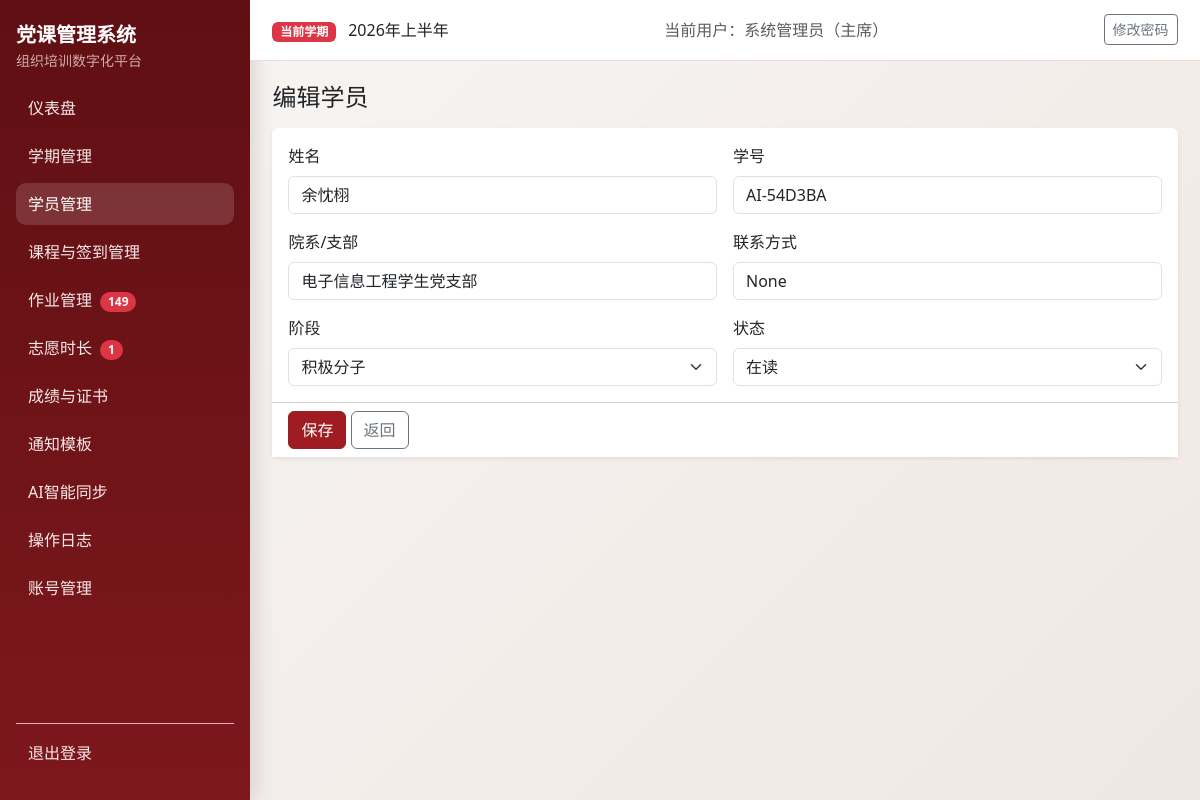
The page /students/4/edit (signed in) on the database its author committed.
### models.py (models this page shows, shortened)
class Semester(db.Model):
    __tablename__ = "semesters"
    id = db.Column(db.Integer, primary_key=True)
    name = db.Column(db.String(100), nullable=False)
    period_code = db.Column(db.String(20), nullable=True)
    period_positive = db.Column(db.String(20), nullable=True)
    period_development = db.Column(db.String(20), nullable=True)
    period_probationary = db.Column(db.String(20), nullable=True)
    year = db.Column(db.Integer, nullable=False)
    status = db.Column(db.String(20), nullable=False, default="active")
    exam_weight = db.Column(db.Integer, nullable=False, default=40)
    attendance_weight = db.Column(db.Integer, nullable=False, default=30)
    assignment_weight = db.Column(db.Integer, nullable=False, default=20)
    volunteer_weight = db.Column(db.Integer, nullable=False, default=10)
    pass_threshold = db.Column(db.Float, nullable=False, default=60.0)
    volunteer_target_hours = db.Column(db.Float, nullable=False, default=0.0)
    min_attendance_sessions = db.Column(db.Integer, nullable=False, default=2)
    created_at = db.Column(db.DateTime, default=datetime.utcnow, nullable=False)
    students = db.relationship("Student", back_populates="semester", cascade="all, delete-orphan")
    course_sessions = db.relationship("CourseSession", back_populates="semester", cascade="all, delete-orphan")
    assignments = db.relationship("Assignment", back_populates="semester", cascade="all, delete-orphan")
    volunteer_records = db.relationship(
        "VolunteerRecord", back_populates="semester", cascade="all, delete-orphan"
    )
    exam_records = db.relationship("ExamRecord", back_populates="semester", cascade="all, delete-orphan")
    final_scores = db.relationship("FinalScore", back_populates="semester", cascade="all, delete-orphan")

class User(UserMixin, db.Model):
    __tablename__ = "users"
    id = db.Column(db.Integer, primary_key=True)
    username = db.Column(db.String(80), unique=True, nullable=False, index=True)
    password_hash = db.Column(db.String(255), nullable=False)
    role = db.Column(db.String(20), nullable=False, default="staff")
    real_name = db.Column(db.String(80), nullable=True)
    created_at = db.Column(db.DateTime, default=datetime.utcnow, nullable=False)

class Student(db.Model):
    __tablename__ = "students"
    __table_args__ = (
        db.UniqueConstraint("semester_id", "student_id", "stage", name="uq_student_semester_student_stage"),
    )
    id = db.Column(db.Integer, primary_key=True)
    semester_id = db.Column(db.Integer, db.ForeignKey("semesters.id"), nullable=False, index=True)
    name = db.Column(db.String(80), nullable=False)
    student_id = db.Column(db.String(50), nullable=False)
    department = db.Column(db.String(120), nullable=True)
    stage = db.Column(db.String(20), nullable=False)
    contact = db.Column(db.String(120), nullable=True)
    group_number = db.Column(db.Integer, nullable=True)
    is_group_leader = db.Column(db.Boolean, nullable=False, default=False)
    status = db.Column(db.String(20), nullable=False, default="在读")
    disqualified_reason = db.Column(db.String(255), nullable=True)
    semester = db.relationship("Semester", back_populates="students")
    attendances = db.relationship("Attendance", back_populates="student", cascade="all, delete-orphan")
    assignments = db.relationship("Assignment", back_populates="student", cascade="all, delete-orphan")
    volunteer_records = db.relationship(
        "VolunteerRecord", back_populates="student", cascade="all, delete-orphan"
    )
    exam_records = db.relationship("ExamRecord", back_populates="student", cascade="all, delete-orphan")
    final_scores = db.relationship("FinalScore", back_populates="student", cascade="all, delete-orphan")

### blueprints/students.py (the view, shortened to what this page needs)
@students_bp.route("/<int:student_id>/edit", methods=["GET", "POST"])
@login_required
def edit_student(student_id: int):
	student = db.session.get(Student, student_id)
	if not student:
		flash("学员不存在。", "danger")
		return redirect(url_for("students_bp.list_students"))
	return render_template("students/form.html", student=student)

### authz.py (called while the page is built)
def normalize_role(role: str | None) -> str:
    value = (role or "staff").strip().lower()
    if value not in ROLE_LABELS:
        return "staff"
    return value

def role_label(role: str | None) -> str:
    return ROLE_LABELS.get(normalize_role(role), "干事")

def can_view_logs(role: str | None) -> bool:
    return normalize_role(role) in {"admin", "minister"}

def can_manage_accounts(role: str | None) -> bool:
    return normalize_role(role) == "admin"

def can_edit_notification_templates(role: str | None) -> bool:
    return normalize_role(role) in {"admin", "minister"}

### templates/students/form.html (shortened to what this page needs)
{% extends "base.html" %}
{% block content %}
<h1 class="h4 mb-3">{{ '编辑学员' if student else '新增学员' }}</h1>
<form method="post" class="card border-0 shadow-sm">
  <div class="card-body row g-3">
    <div class="col-md-6"><label class="form-label">姓名</label><input class="form-control" name="name" required maxlength="80" value="{{ student.name if student else '' }}"></div>
    <div class="col-md-6"><label class="form-label">学号</label><input class="form-control" name="student_id" required maxlength="50" value="{{ student.student_id if student else '' }}"></div>
    <div class="col-md-6"><label class="form-label">院系/支部</label><input class="form-control" name="department" value="{{ student.department if student else '' }}"></div>
    <div class="col-md-6"><label class="form-label">联系方式</label><input class="form-control" name="contact" maxlength="120" value="{{ student.contact if student else '' }}"></div>
    <div class="col-md-6">
      <label class="form-label">阶段</label>
      <select class="form-select" name="stage">
        {% for item in ['积极分子','发展对象','预备党员'] %}
          <option value="{{ item }}" {% if student and student.stage == item %}selected{% endif %}>{{ item }}</option>
        {% endfor %}
      </select>
    </div>
    {% if student %}
    <div class="col-md-6">
      <label class="form-label">状态</label>
      <select class="form-select" name="status">
        {% for st in ['在读','通过','未通过','取消资格'] %}
          <option value="{{ st }}" {% if student.status == st %}selected{% endif %}>{{ st }}</option>
        {% endfor %}
      </select>
    </div>
    {% endif %}
  </div>
  <div class="card-footer bg-white">
    <button class="btn btn-primary">保存</button>
    <a class="btn btn-outline-secondary" href="{{ url_for('students_bp.list_students') }}">返回</a>
  </div>
</form>
{% endblock %}

### templates/base.html (shortened to what this page needs)
<!doctype html>
<html lang="zh-CN">
<head>
  <link href="https://cdn.jsdelivr.net/npm/bootstrap@5.3.3/dist/css/bootstrap.min.css" rel="stylesheet">
</head>
<body>
  {% if current_user.is_authenticated %}
  {% set endpoint = request.endpoint or '' %}
  {% set bp = request.blueprint or '' %}
  <div class="layout">
    <aside class="sidebar d-flex flex-column">
      <div class="mb-3">
        <div class="fw-bold fs-5 text-white">党课管理系统</div>
        <div class="small opacity-75">组织培训数字化平台</div>
      </div>
      <nav class="nav flex-column mb-3">
        <a class="nav-link {% if endpoint == 'auth_bp.dashboard' %}active{% endif %}" href="{{ url_for('auth_bp.dashboard') }}">仪表盘</a>
        <a class="nav-link {% if bp == 'semester_bp' %}active{% endif %}" href="{{ url_for('semester_bp.list_semesters') }}">学期管理</a>
        <a class="nav-link {% if bp == 'students_bp' %}active{% endif %}" href="{{ url_for('students_bp.list_students') }}">学员管理</a>
        <a class="nav-link {% if bp in ['courses_bp', 'attendance_bp'] %}active{% endif %}" href="{{ url_for('courses_bp.list_courses') }}">课程与签到管理</a>
        <a class="nav-link {% if bp == 'assignments_bp' %}active{% endif %}" href="{{ url_for('assignments_bp.assignments_overview') }}">作业管理
          {% if pending_assignment_students > 0 %}
            <span class="badge rounded-pill text-bg-danger ms-1">{{ pending_assignment_students }}</span>
          {% endif %}
        </a>
        <a class="nav-link {% if bp == 'volunteers_bp' %}active{% endif %}" href="{{ url_for('volunteers_bp.volunteer_overview') }}">志愿时长
          {% if pending_volunteer_records > 0 %}
            <span class="badge rounded-pill text-bg-danger ms-1">{{ pending_volunteer_records }}</span>
          {% endif %}
        </a>
        <a class="nav-link {% if bp == 'scores_bp' %}active{% endif %}" href="{{ url_for('scores_bp.result_overview') }}">成绩与证书</a>
        <a class="nav-link {% if bp == 'notifications_bp' %}active{% endif %}" href="{{ url_for('notifications_bp.template_list') }}">通知模板</a>
        <a class="nav-link {% if bp == 'ai_tools_bp' %}active{% endif %}" href="{{ url_for('ai_tools_bp.index') }}">AI智能同步</a>
        {% if can_view_logs %}
        <a class="nav-link {% if endpoint == 'auth_bp.operation_logs' %}active{% endif %}" href="{{ url_for('auth_bp.operation_logs') }}">操作日志</a>
        {% endif %}
        {% if can_manage_accounts %}
        <a class="nav-link {% if endpoint == 'auth_bp.account_list' %}active{% endif %}" href="{{ url_for('auth_bp.account_list') }}">账号管理</a>
        {% endif %}
      </nav>
      <div class="mt-auto pt-2 border-top border-danger-subtle">
        <form method="post" action="{{ url_for('auth_bp.logout') }}">
          <button type="submit" class="nav-link border-0 bg-transparent w-100 text-start">退出登录</button>
        </form>
      </div>
    </aside>
    <div class="content-wrap">
      <header class="topbar">
        <div>
          <span class="badge text-bg-danger">当前学期</span>
          <span class="ms-2">{{ current_semester.name if current_semester else '未设置激活学期' }}</span>
        </div>
        <div class="text-muted">当前用户：{{ current_user.real_name or current_user.username }}（{{ current_user_role_label }}）</div>
        <div>
          <a class="btn btn-sm btn-outline-secondary" href="{{ url_for('auth_bp.change_password') }}">修改密码</a>
        </div>
      </header>
      <main class="page-content">
        {% block content %}{% endblock %}
      </main>
    </div>
  </div>
  {% else %}
    {% block auth_content %}{% endblock %}
  {% endif %}
</body>
</html>

### templates/base.html (style rules this page uses)
:root { --pc-primary: #9f1d22; --pc-primary-dark: #7f1519; --pc-sidebar-bg: #5f0f13; --pc-sidebar-text: #f6dddd; --pc-bg: #f8f6f4; --pc-card: #ffffff; }
body { background: linear-gradient(135deg, #f8f6f4 0%, #efe7e3 100%); min-height: 100vh; }
.layout { display: flex; min-height: 100vh; }
.sidebar { width: 250px; background: linear-gradient(180deg, var(--pc-sidebar-bg), #7d181d); color: var(--pc-sidebar-text); position: fixed; top: 0; left: 0; bottom: 0; padding: 1.25rem 1rem; box-shadow: 6px 0 20px rgba(0, 0, 0, 0.12); }
.sidebar .nav-link { color: #f8eaea; border-radius: 10px; margin-bottom: 0.4rem; padding: 0.55rem 0.75rem; }
.sidebar .nav-link.active, .sidebar .nav-link:hover { background: rgba(255, 255, 255, 0.14); color: #fff; }
.content-wrap { margin-left: 250px; width: calc(100% - 250px); }
.topbar { background: var(--pc-card); border-bottom: 1px solid #eadfda; padding: 0.9rem 1.4rem; display: flex; justify-content: space-between; align-items: center; position: sticky; top: 0; z-index: 5; }
.page-content { padding: 1.4rem; }
.btn-primary { background-color: var(--pc-primary); border-color: var(--pc-primary); }

### rows shown on the page
Semester: name "2026年上半年"
User: real_name "系统管理员"
Student: name "余忱栩", student_id "AI-54D3BA", department "电子信息工程学生党支部", contact "None", stage "积极分子", status "在读"

### other values the page prints
{{ pending_assignment_students }} "149"
{{ pending_volunteer_records }} "1"
{{ current_user_role_label }} "主席"
{{ '编辑学员' if student else '新增学员' }} "编辑学员"
